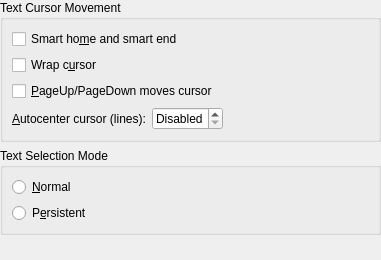
<ui version="4.0" >
 <class>CursorConfigWidget</class>
 <widget class="QWidget" name="CursorConfigWidget" >
  <property name="geometry" >
   <rect>
    <x>0</x>
    <y>0</y>
    <width>381</width>
    <height>260</height>
   </rect>
  </property>
  <layout class="QVBoxLayout" >
   <property name="margin" >
    <number>0</number>
   </property>
   <property name="spacing" >
    <number>6</number>
   </property>
   <item>
    <widget class="QGroupBox" name="gbCursorMovement" >
     <property name="title" >
      <string>Text Cursor Movement</string>
     </property>
     <layout class="QVBoxLayout" >
      <property name="margin" >
       <number>9</number>
      </property>
      <property name="spacing" >
       <number>6</number>
      </property>
      <item>
       <widget class="QCheckBox" name="chkSmartHome" >
        <property name="whatsThis" >
         <string>When selected, pressing the home key will cause the cursor to skip whitespace and go to the start of a line's text. The same applies for the end key.</string>
        </property>
        <property name="text" >
         <string>Smart ho&amp;me and smart end</string>
        </property>
       </widget>
      </item>
      <item>
       <widget class="QCheckBox" name="chkWrapCursor" >
        <property name="whatsThis" >
         <string>&lt;p>When on, moving the insertion cursor using the &lt;b>Left&lt;/b> and &lt;b>Right&lt;/b> keys will go on to previous/next line at beginning/end of the line, similar to most editors.&lt;/p>&lt;p>When off, the insertion cursor cannot be moved left of the line start, but it can be moved off the line end, which can be very handy for programmers.&lt;/p></string>
        </property>
        <property name="text" >
         <string>Wrap c&amp;ursor</string>
        </property>
       </widget>
      </item>
      <item>
       <widget class="QCheckBox" name="chkPagingMovesCursor" >
        <property name="whatsThis" >
         <string>Selects whether the PageUp and PageDown keys should alter the vertical position of the cursor relative to the top of the view.</string>
        </property>
        <property name="text" >
         <string>&amp;PageUp/PageDown moves cursor</string>
        </property>
       </widget>
      </item>
      <item>
       <layout class="QHBoxLayout" >
        <property name="margin" >
         <number>0</number>
        </property>
        <property name="spacing" >
         <number>6</number>
        </property>
        <item>
         <widget class="QLabel" name="lblAutoCenterCursor" >
          <property name="text" >
           <string>&amp;Autocenter cursor (lines):</string>
          </property>
          <property name="buddy" >
           <cstring>sbAutoCenterCursor</cstring>
          </property>
         </widget>
        </item>
        <item>
         <widget class="QSpinBox" name="sbAutoCenterCursor" >
          <property name="whatsThis" >
           <string>Sets the number of lines to maintain visible above and below the cursor when possible.</string>
          </property>
          <property name="specialValueText" >
           <string>Disabled</string>
          </property>
         </widget>
        </item>
        <item>
         <spacer>
          <property name="orientation" >
           <enum>Qt::Horizontal</enum>
          </property>
          <property name="sizeHint" >
           <size>
            <width>81</width>
            <height>20</height>
           </size>
          </property>
         </spacer>
        </item>
       </layout>
      </item>
     </layout>
    </widget>
   </item>
   <item>
    <widget class="QGroupBox" name="gbSelectionMode" >
     <property name="title" >
      <string>Text Selection Mode</string>
     </property>
     <layout class="QVBoxLayout" >
      <property name="margin" >
       <number>9</number>
      </property>
      <property name="spacing" >
       <number>6</number>
      </property>
      <item>
       <widget class="QRadioButton" name="rbNormal" >
        <property name="whatsThis" >
         <string>Selections will be overwritten by typed text and will be lost on cursor movement.</string>
        </property>
        <property name="text" >
         <string>&amp;Normal</string>
        </property>
       </widget>
      </item>
      <item>
       <widget class="QRadioButton" name="rbPersistent" >
        <property name="whatsThis" >
         <string>Selections will stay even after cursor movement and typing.</string>
        </property>
        <property name="text" >
         <string>P&amp;ersistent</string>
        </property>
       </widget>
      </item>
     </layout>
    </widget>
   </item>
   <item>
    <spacer>
     <property name="orientation" >
      <enum>Qt::Vertical</enum>
     </property>
     <property name="sizeHint" >
      <size>
       <width>381</width>
       <height>16</height>
      </size>
     </property>
    </spacer>
   </item>
  </layout>
 </widget>
 <resources/>
 <connections/>
</ui>
